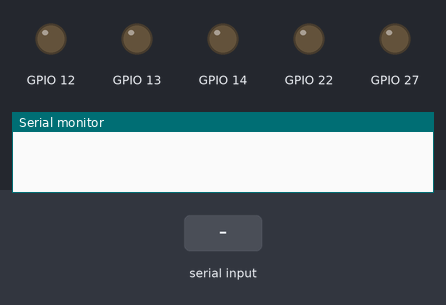
This sketch was run on a simulated ESP32. Shown: output pins drawn as LEDs (lit = HIGH), the last lines printed to the serial monitor. Inputs (shaded band) come from the test bench.

Above: at 1.8 s.
1.9 s: "F\n" received over Serial
At 2.6 s:
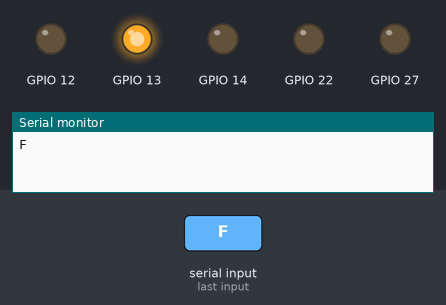
3.5 s: "R\n" received over Serial
At 4.7 s:
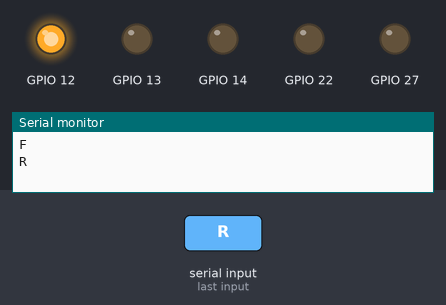
5.0 s: "L\n" received over Serial
At 6.1 s:
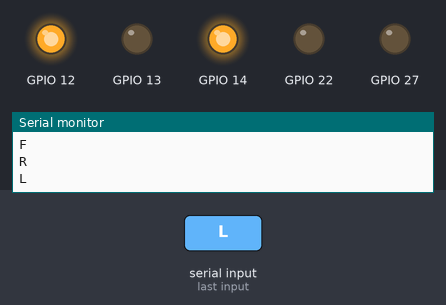
6.5 s: "r\n" received over Serial
At 7.2 s:
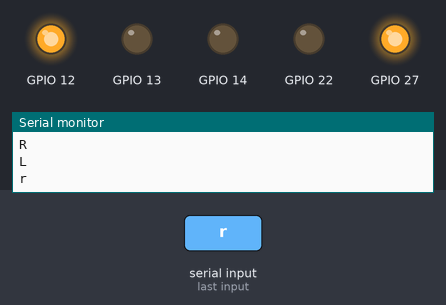
8.0 s: "F\n" received over Serial
At 8.4 s:
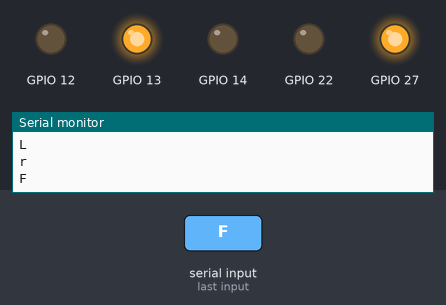
9.5 s: "L\n" received over Serial
At 10.7 s:
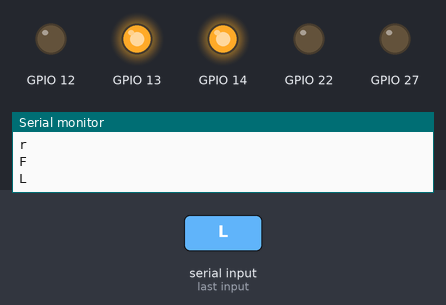
Timing chart, 0 to 12.0 s (numbered marks = the images above; inputs shaded):
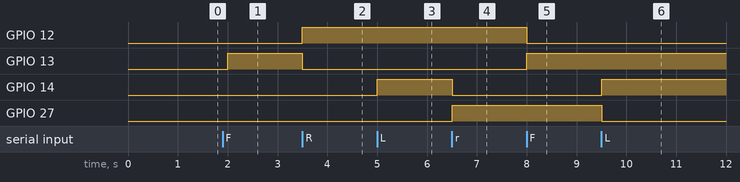

The sketch:

esp32serialrRX.ino
```cpp
char incomingChar;
void setup()
{
  Serial.begin(9600);

  pinMode(13,OUTPUT);
  pinMode(12,OUTPUT);
  pinMode(14,OUTPUT);
  pinMode(27,OUTPUT);
  pinMode(22,OUTPUT);
  digitalWrite(13,LOW);
  digitalWrite(12,LOW);
  digitalWrite(14,LOW);
  digitalWrite(27,LOW);
  digitalWrite(22,LOW);
}

void loop()
{
  if (Serial.available()>0)
  {
    if(incomingChar != '\n')
    {
      char incomingChar = Serial.read();
      //Serial.print("Received: ");
      //Serial.println(incomingChar);
      if (incomingChar == 'F')
      {
        Serial.println(incomingChar);
        digitalWrite(13,HIGH);
        digitalWrite(12,LOW);
        incomingChar = '\0';
        //delay(200);
      }
      else if (incomingChar == 'R')
      {
        Serial.println(incomingChar);
        digitalWrite(13,LOW);
        digitalWrite(12,HIGH);
        incomingChar = '\0';
        //delay(200);
      }
      else if (incomingChar == 'S')
      {
        Serial.println(incomingChar);
        digitalWrite(13,LOW);
        digitalWrite(12,LOW);
        digitalWrite(14,LOW);
        digitalWrite(27,LOW);
        incomingChar = '\0';
        //delay(200);
      }
      else if (incomingChar == 'L')
      {
        Serial.println(incomingChar);
        digitalWrite(14,HIGH);
        digitalWrite(27,LOW);
        incomingChar = '\0';
        //delay(200);
      }
      else if (incomingChar == 'r')
      {
        Serial.println(incomingChar);
        digitalWrite(14,LOW);
        digitalWrite(27,HIGH);
        incomingChar = '\0';
        //delay(200);
      }
      else if (incomingChar == 'U')
      {
        Serial.println(incomingChar);
        digitalWrite(16,HIGH);
        digitalWrite(17,LOW);
        incomingChar = '\0';
        //delay(200);
      }
      else if (incomingChar == 'D')
      {
        Serial.println(incomingChar);
        digitalWrite(16,LOW);
        digitalWrite(17,HIGH);
        incomingChar = '\0';
        //delay(200);
      }
    }
  }
  delay(500); // Adjust as needed
}
```

Measured:
- after the input at 1.9 s, GPIO 13: LOW → HIGH after 0.10 s
- after the input at 3.5 s, GPIO 12: LOW → HIGH at once; GPIO 13: HIGH → LOW at once
- after the input at 5.0 s, GPIO 14: LOW → HIGH at once
- after the input at 6.5 s, GPIO 14: HIGH → LOW at once; GPIO 27: LOW → HIGH at once
- after the input at 8.0 s, GPIO 12: HIGH → LOW at once; GPIO 13: LOW → HIGH at once
- after the input at 9.5 s, GPIO 14: LOW → HIGH at once; GPIO 27: HIGH → LOW at once
